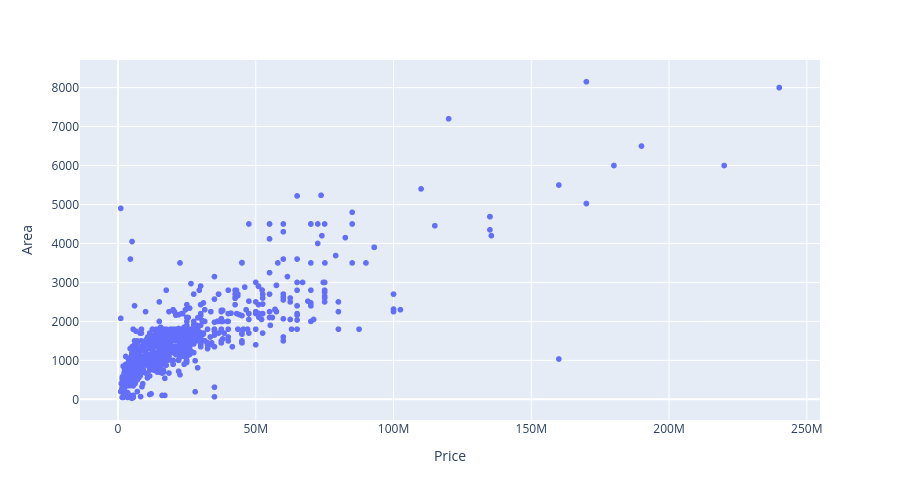

Source (notebook cell):
### Code cell
# plotly

px.scatter(df,x='Price',y='Area',hover_data=['Area','Location','Price'],height=500)

### Figure 1 — Plotly figure (JSON) as saved in the notebook; plotly's stock layout.template omitted (floating-point values rounded to 4 significant figures; data arrays with more than 128 entries replaced by an {"elided": "..."} marker saying what was removed)
{"data": [{"customdata": {"elided": "1212x1 str values"}, "hovertemplate": "Price=%{x}<br>Area=%{y}<br>Location=%{customdata[0]}<extra></extra>", "legendgroup": "", "marker": {"color": "#636efa", "symbol": "circle"}, "mode": "markers", "name": "", "showlegend": false, "type": "scattergl", "x": {"elided": "1212 int values"}, "xaxis": "x", "y": {"elided": "1212 float values"}, "yaxis": "y"}], "layout": {"height": 500, "legend": {"tracegroupgap": 0}, "margin": {"t": 60}, "xaxis": {"anchor": "y", "domain": [0, 1], "title": {"text": "Price"}}, "yaxis": {"anchor": "x", "domain": [0, 1], "title": {"text": "Area"}}}}
